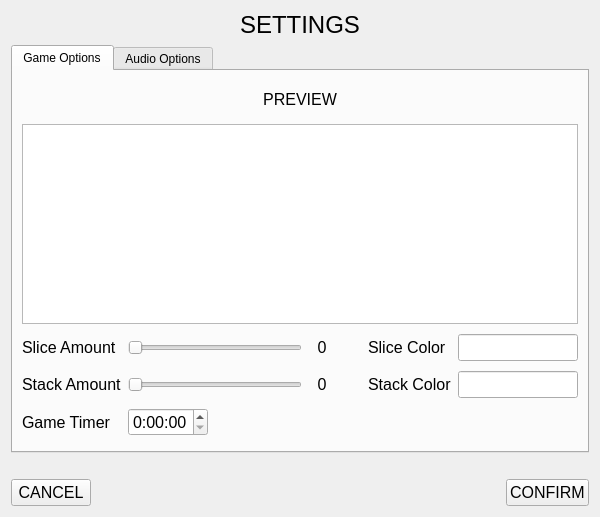
<?xml version="1.0" encoding="UTF-8"?>
<ui version="4.0">
 <class>SettingsWindow</class>
 <widget class="QWidget" name="SettingsWindow">
  <property name="geometry">
   <rect>
    <x>0</x>
    <y>0</y>
    <width>600</width>
    <height>517</height>
   </rect>
  </property>
  <property name="sizePolicy">
   <sizepolicy hsizetype="Fixed" vsizetype="Preferred">
    <horstretch>0</horstretch>
    <verstretch>0</verstretch>
   </sizepolicy>
  </property>
  <property name="minimumSize">
   <size>
    <width>520</width>
    <height>0</height>
   </size>
  </property>
  <property name="maximumSize">
   <size>
    <width>600</width>
    <height>601</height>
   </size>
  </property>
  <property name="windowTitle">
   <string>Form</string>
  </property>
  <layout class="QVBoxLayout" name="verticalLayout">
   <item>
    <widget class="QLabel" name="label_7">
     <property name="font">
      <font>
       <pointsize>18</pointsize>
      </font>
     </property>
     <property name="text">
      <string>SETTINGS</string>
     </property>
     <property name="alignment">
      <set>Qt::AlignCenter</set>
     </property>
    </widget>
   </item>
   <item>
    <widget class="QTabWidget" name="tabWidget">
     <property name="currentIndex">
      <number>0</number>
     </property>
     <widget class="QWidget" name="GameOptions">
      <attribute name="title">
       <string>Game Options</string>
      </attribute>
      <layout class="QGridLayout" name="gridLayout">
       <item row="5" column="1">
        <widget class="QSlider" name="GameStackAmountSlider">
         <property name="minimumSize">
          <size>
           <width>0</width>
           <height>0</height>
          </size>
         </property>
         <property name="maximumSize">
          <size>
           <width>16777215</width>
           <height>16777215</height>
          </size>
         </property>
         <property name="minimum">
          <number>3</number>
         </property>
         <property name="maximum">
          <number>10</number>
         </property>
         <property name="pageStep">
          <number>2</number>
         </property>
         <property name="value">
          <number>3</number>
         </property>
         <property name="orientation">
          <enum>Qt::Horizontal</enum>
         </property>
        </widget>
       </item>
       <item row="4" column="3" rowspan="3">
        <spacer name="verticalSpacer">
         <property name="orientation">
          <enum>Qt::Vertical</enum>
         </property>
         <property name="sizeHint" stdset="0">
          <size>
           <width>20</width>
           <height>40</height>
          </size>
         </property>
        </spacer>
       </item>
       <item row="5" column="2">
        <widget class="QLabel" name="GameStackAmountOut">
         <property name="minimumSize">
          <size>
           <width>28</width>
           <height>0</height>
          </size>
         </property>
         <property name="font">
          <font>
           <pointsize>12</pointsize>
          </font>
         </property>
         <property name="text">
          <string>0</string>
         </property>
         <property name="alignment">
          <set>Qt::AlignCenter</set>
         </property>
        </widget>
       </item>
       <item row="4" column="1">
        <widget class="QSlider" name="GameSliceAmountSlider">
         <property name="minimumSize">
          <size>
           <width>0</width>
           <height>0</height>
          </size>
         </property>
         <property name="maximumSize">
          <size>
           <width>16777215</width>
           <height>16777215</height>
          </size>
         </property>
         <property name="minimum">
          <number>1</number>
         </property>
         <property name="maximum">
          <number>10</number>
         </property>
         <property name="pageStep">
          <number>2</number>
         </property>
         <property name="orientation">
          <enum>Qt::Horizontal</enum>
         </property>
        </widget>
       </item>
       <item row="4" column="5">
        <widget class="QLineEdit" name="ThemeSliceColorSettingsInput">
         <property name="sizePolicy">
          <sizepolicy hsizetype="Fixed" vsizetype="Fixed">
           <horstretch>0</horstretch>
           <verstretch>0</verstretch>
          </sizepolicy>
         </property>
         <property name="maximumSize">
          <size>
           <width>120</width>
           <height>16777215</height>
          </size>
         </property>
         <property name="font">
          <font>
           <pointsize>12</pointsize>
          </font>
         </property>
        </widget>
       </item>
       <item row="2" column="0" colspan="6">
        <widget class="QGraphicsView" name="PreviewOut">
         <property name="sizePolicy">
          <sizepolicy hsizetype="Expanding" vsizetype="Fixed">
           <horstretch>0</horstretch>
           <verstretch>0</verstretch>
          </sizepolicy>
         </property>
         <property name="minimumSize">
          <size>
           <width>500</width>
           <height>200</height>
          </size>
         </property>
         <property name="horizontalScrollBarPolicy">
          <enum>Qt::ScrollBarAsNeeded</enum>
         </property>
         <property name="sizeAdjustPolicy">
          <enum>QAbstractScrollArea::AdjustToContents</enum>
         </property>
        </widget>
       </item>
       <item row="6" column="1">
        <widget class="QTimeEdit" name="GameTimerInput">
         <property name="sizePolicy">
          <sizepolicy hsizetype="Fixed" vsizetype="Fixed">
           <horstretch>0</horstretch>
           <verstretch>0</verstretch>
          </sizepolicy>
         </property>
         <property name="minimumSize">
          <size>
           <width>80</width>
           <height>0</height>
          </size>
         </property>
         <property name="maximumSize">
          <size>
           <width>75</width>
           <height>16777215</height>
          </size>
         </property>
         <property name="font">
          <font>
           <pointsize>12</pointsize>
          </font>
         </property>
         <property name="displayFormat">
          <string>h:mm:ss</string>
         </property>
        </widget>
       </item>
       <item row="4" column="0">
        <widget class="QLabel" name="GameSliceAmountLabel">
         <property name="maximumSize">
          <size>
           <width>150</width>
           <height>16777215</height>
          </size>
         </property>
         <property name="font">
          <font>
           <pointsize>12</pointsize>
          </font>
         </property>
         <property name="text">
          <string>Slice Amount</string>
         </property>
        </widget>
       </item>
       <item row="5" column="5">
        <widget class="QLineEdit" name="ThemeStackColorSettingsInput">
         <property name="sizePolicy">
          <sizepolicy hsizetype="Fixed" vsizetype="Fixed">
           <horstretch>0</horstretch>
           <verstretch>0</verstretch>
          </sizepolicy>
         </property>
         <property name="maximumSize">
          <size>
           <width>120</width>
           <height>16777215</height>
          </size>
         </property>
         <property name="font">
          <font>
           <pointsize>12</pointsize>
          </font>
         </property>
        </widget>
       </item>
       <item row="5" column="0">
        <widget class="QLabel" name="GameStackAmountLabel">
         <property name="maximumSize">
          <size>
           <width>150</width>
           <height>16777215</height>
          </size>
         </property>
         <property name="font">
          <font>
           <pointsize>12</pointsize>
          </font>
         </property>
         <property name="text">
          <string>Stack Amount</string>
         </property>
        </widget>
       </item>
       <item row="0" column="0" colspan="6">
        <widget class="QLabel" name="GamePreviewLabel">
         <property name="minimumSize">
          <size>
           <width>0</width>
           <height>30</height>
          </size>
         </property>
         <property name="maximumSize">
          <size>
           <width>16777215</width>
           <height>30</height>
          </size>
         </property>
         <property name="font">
          <font>
           <pointsize>12</pointsize>
          </font>
         </property>
         <property name="text">
          <string>PREVIEW</string>
         </property>
         <property name="alignment">
          <set>Qt::AlignCenter</set>
         </property>
        </widget>
       </item>
       <item row="6" column="0">
        <widget class="QLabel" name="GameTimerLabel">
         <property name="maximumSize">
          <size>
           <width>150</width>
           <height>16777215</height>
          </size>
         </property>
         <property name="font">
          <font>
           <pointsize>12</pointsize>
          </font>
         </property>
         <property name="text">
          <string>Game Timer </string>
         </property>
        </widget>
       </item>
       <item row="4" column="2">
        <widget class="QLabel" name="GameSliceAmountOut">
         <property name="minimumSize">
          <size>
           <width>28</width>
           <height>0</height>
          </size>
         </property>
         <property name="font">
          <font>
           <pointsize>12</pointsize>
          </font>
         </property>
         <property name="text">
          <string>0</string>
         </property>
         <property name="alignment">
          <set>Qt::AlignCenter</set>
         </property>
        </widget>
       </item>
       <item row="5" column="4">
        <widget class="QLabel" name="ThemeStackColorSettingsLabel">
         <property name="maximumSize">
          <size>
           <width>150</width>
           <height>16777215</height>
          </size>
         </property>
         <property name="font">
          <font>
           <pointsize>12</pointsize>
          </font>
         </property>
         <property name="text">
          <string>Stack Color</string>
         </property>
        </widget>
       </item>
       <item row="4" column="4">
        <widget class="QLabel" name="ThemeSliceColorSettingsLabel">
         <property name="maximumSize">
          <size>
           <width>150</width>
           <height>16777215</height>
          </size>
         </property>
         <property name="font">
          <font>
           <pointsize>12</pointsize>
          </font>
         </property>
         <property name="text">
          <string>Slice Color</string>
         </property>
        </widget>
       </item>
      </layout>
     </widget>
     <widget class="QWidget" name="AudioOptions">
      <attribute name="title">
       <string>Audio Options</string>
      </attribute>
      <layout class="QGridLayout" name="gridLayout_2">
       <item row="0" column="1">
        <widget class="QSlider" name="AudioSFXVolSlider">
         <property name="maximum">
          <number>100</number>
         </property>
         <property name="orientation">
          <enum>Qt::Horizontal</enum>
         </property>
        </widget>
       </item>
       <item row="0" column="0">
        <widget class="QLabel" name="AudioSFXVolLabel">
         <property name="maximumSize">
          <size>
           <width>150</width>
           <height>16777215</height>
          </size>
         </property>
         <property name="font">
          <font>
           <pointsize>12</pointsize>
          </font>
         </property>
         <property name="text">
          <string>SFX Volume</string>
         </property>
        </widget>
       </item>
       <item row="2" column="0">
        <widget class="QLabel" name="AudioMusicVolLabel">
         <property name="maximumSize">
          <size>
           <width>150</width>
           <height>16777215</height>
          </size>
         </property>
         <property name="font">
          <font>
           <pointsize>12</pointsize>
          </font>
         </property>
         <property name="text">
          <string>Music Volume</string>
         </property>
        </widget>
       </item>
       <item row="2" column="1">
        <widget class="QSlider" name="AudioMusicVolSlider">
         <property name="maximum">
          <number>100</number>
         </property>
         <property name="orientation">
          <enum>Qt::Horizontal</enum>
         </property>
        </widget>
       </item>
       <item row="0" column="2">
        <widget class="QLabel" name="AudioSFXVolOut">
         <property name="font">
          <font>
           <pointsize>12</pointsize>
          </font>
         </property>
         <property name="text">
          <string>0%</string>
         </property>
        </widget>
       </item>
       <item row="2" column="2">
        <widget class="QLabel" name="AudioMusicVolOut">
         <property name="font">
          <font>
           <pointsize>12</pointsize>
          </font>
         </property>
         <property name="text">
          <string>0%</string>
         </property>
         <property name="alignment">
          <set>Qt::AlignCenter</set>
         </property>
        </widget>
       </item>
      </layout>
     </widget>
    </widget>
   </item>
   <item>
    <spacer name="horizontalSpacer_2">
     <property name="orientation">
      <enum>Qt::Horizontal</enum>
     </property>
     <property name="sizeHint" stdset="0">
      <size>
       <width>40</width>
       <height>20</height>
      </size>
     </property>
    </spacer>
   </item>
   <item>
    <layout class="QHBoxLayout" name="horizontalLayout">
     <item>
      <widget class="QPushButton" name="CancelButton">
       <property name="font">
        <font>
         <pointsize>12</pointsize>
        </font>
       </property>
       <property name="text">
        <string>CANCEL</string>
       </property>
      </widget>
     </item>
     <item>
      <spacer name="horizontalSpacer">
       <property name="orientation">
        <enum>Qt::Horizontal</enum>
       </property>
       <property name="sizeHint" stdset="0">
        <size>
         <width>40</width>
         <height>20</height>
        </size>
       </property>
      </spacer>
     </item>
     <item>
      <widget class="QPushButton" name="SaveButton">
       <property name="font">
        <font>
         <pointsize>12</pointsize>
        </font>
       </property>
       <property name="text">
        <string>CONFIRM</string>
       </property>
      </widget>
     </item>
    </layout>
   </item>
  </layout>
 </widget>
 <resources/>
 <connections/>
</ui>
